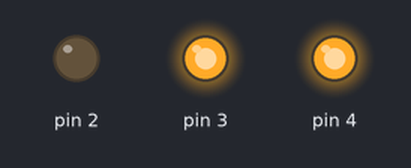
A sketch run on a simulated Arduino Uno, built with avr-gcc and run on an emulated ATmega328P. Shown: output pins drawn as LEDs (lit = HIGH).

Above: at 0.2 s.
At 1.02 s:
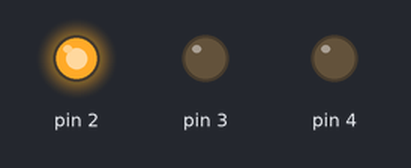
At 1.9 s:
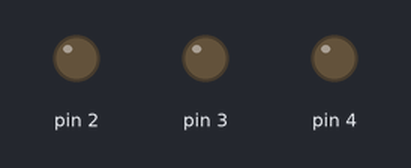
Timing chart, 0 to 3.0 s (numbered marks = the images above):
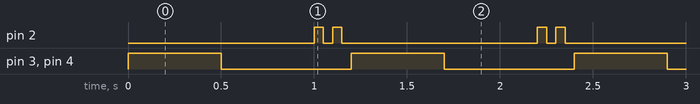

Measured:
- by itself, pin 2: repeats every 1.2 s: LOW 0.05 s, HIGH 0.05 s, LOW 1.1 s, HIGH 0.05 s
- by itself, pin 3, pin 4: alternates HIGH for 0.50 s and LOW for 0.70 s
- by itself, everything shown: repeats every 1.2 s, in 6 steps

The sketch:

leds.ino
```cpp
void setup() {
  pinMode(2,OUTPUT);
  pinMode(3,OUTPUT);
  pinMode(4,OUTPUT);


}

void loop() {
  digitalWrite(3,HIGH);
  digitalWrite(4,HIGH);
  delay(500);
  digitalWrite(3,LOW);
  digitalWrite(4,LOW);
  delay(500);
  digitalWrite(2,HIGH);
  delay(50);
  digitalWrite(2,LOW);
  delay(50);
  digitalWrite(2,HIGH);
  delay(50);
  digitalWrite(2,LOW);
  delay(50);

}
```
